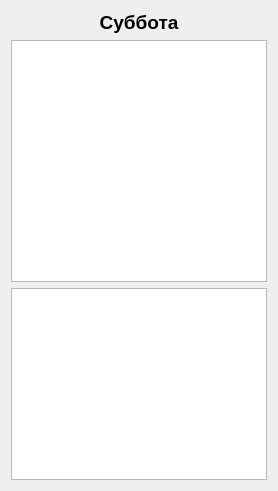
         <widget class="QWidget" name="Saturday" native="true">
          <property name="minimumSize">
           <size>
            <width>240</width>
            <height>370</height>
           </size>
          </property>
          <layout class="QVBoxLayout" name="verticalLayout_12">
           <item>
            <widget class="QLabel" name="Sat">
             <property name="font">
              <font>
               <pointsize>14</pointsize>
               <weight>75</weight>
               <bold>true</bold>
              </font>
             </property>
             <property name="styleSheet">
              <string notr="true">QLable { font-size: 14px; }</string>
             </property>
             <property name="text">
              <string>Суббота</string>
             </property>
             <property name="alignment">
              <set>Qt::AlignCenter</set>
             </property>
            </widget>
           </item>
           <item>
            <widget class="QTableWidget" name="Sat_school">
             <property name="minimumSize">
              <size>
               <width>0</width>
               <height>242</height>
              </size>
             </property>
             <property name="maximumSize">
              <size>
               <width>16777215</width>
               <height>242</height>
              </size>
             </property>
             <property name="font">
              <font>
               <pointsize>10</pointsize>
              </font>
             </property>
            </widget>
           </item>
           <item>
            <widget class="QTableWidget" name="Sat_note">
             <property name="maximumSize">
              <size>
               <width>16777215</width>
               <height>16777215</height>
              </size>
             </property>
            </widget>
           </item>
          </layout>
         </widget>
